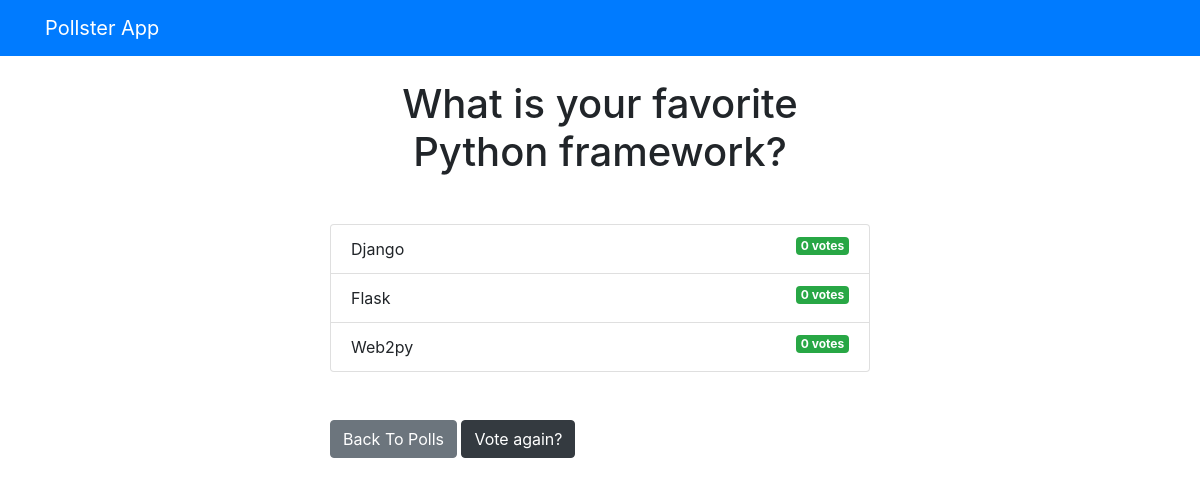
The app's page /polls/1/results/, older data.
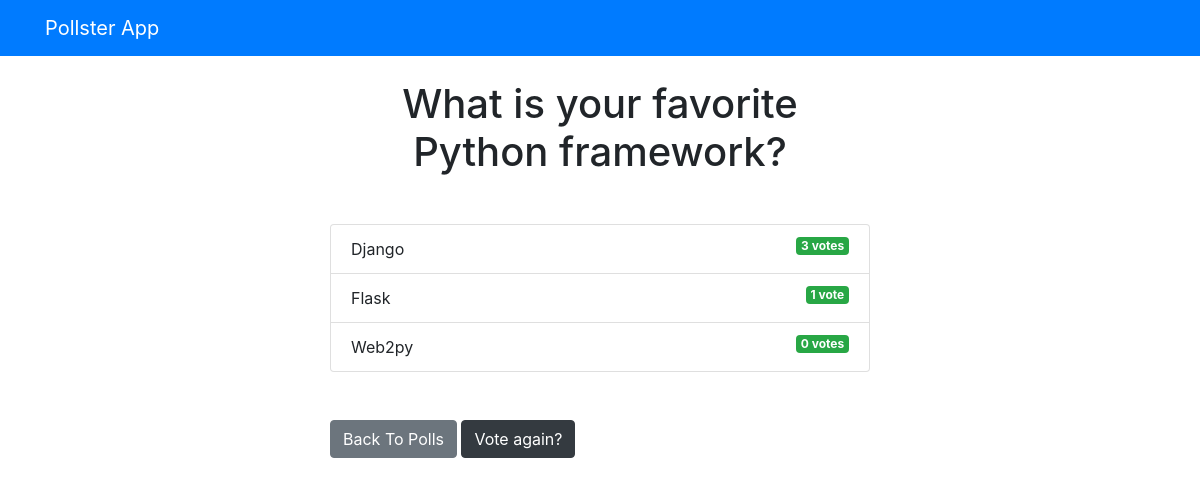
The same page, newer data.
### polls/models.py (models this page shows, shortened)
class Choice(models.Model):
    question = models.ForeignKey(Question, on_delete=models.CASCADE)
    choice_text = models.CharField(max_length=255)
    votes = models.IntegerField(default=0)

### polls/views.py (the view)
# urls.py: path('<int:question_id>/results/', views.results, name='results'),
def results(request, question_id):
    question = get_object_or_404(Question, pk=question_id)
    return render(request, 'polls/results.html', {'question': question })

### templates/polls/results.html (shortened to what this page needs)
{% extends 'base.html' %}
{% block content %}
<h1 class="mb-5 text-center">{{ question.question_text }}</h1>
<ul class="list-group mb-5">
  {% for choice in question.choice_set.all %}
  <li class="list-group-item">
    {{ choice.choice_text }}
    <span class="badge badge-success float-right">{{ choice.votes }} vote{{ choice.votes | pluralize }}</span>
  </li>
  {% endfor %}
</ul>
<a class="btn btn-secondary" href="{% url 'polls:index' %}">Back To Polls</a>
<a class="btn btn-dark" href="{% url 'polls:detail' question.id %}">Vote again?</a>
{% endblock %}

Row changes from the older to the newer data that the page shows:
changed Choice "Django": votes "0" → "3"
changed Choice "Flask": votes "0" → "1"; votes|pluralize "s" → (not shown)
